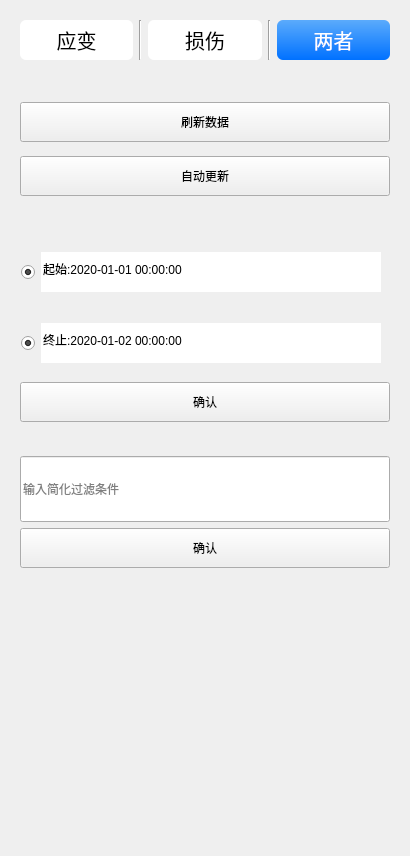
         <widget class="QWidget" name="tab_query">
          <attribute name="icon">
           <iconset>
            <normaloff>:/ico_1/查询2.png</normaloff>
            <normalon>:/ico_1/查询.png</normalon>:/ico_1/查询2.png</iconset>
          </attribute>
          <attribute name="title">
           <string>数据查询</string>
          </attribute>
          <layout class="QVBoxLayout" name="verticalLayout_2">
           <item>
            <widget class="QWidget" name="widget_switch" native="true">
             <property name="minimumSize">
              <size>
               <width>388</width>
               <height>0</height>
              </size>
             </property>
             <property name="maximumSize">
              <size>
               <width>388</width>
               <height>60</height>
              </size>
             </property>
             <property name="styleSheet">
              <string notr="true">
QPushButton{
    background-color: rgb(255,255,255);

    color: rgb(0,0,0);

    border-radius: 6px;

    font-size: 20px;
    font-family: Microsoft YaHei;
}

QPushButton:checked{
    background-color: qlineargradient(spread:pad, x1:0.5, y1:1, x2:0.5, y2:0, stop:0 rgba(0, 113, 255, 255), stop:1 rgba(91, 171, 252, 255));
	
	color:rgb(255,255,255);
	
}

QWidget#widget_11{
	background-color: white;
}</string>
             </property>
             <layout class="QHBoxLayout" name="horizontalLayout_16">
              <item>
               <widget class="QPushButton" name="button_switch_strain">
                <property name="minimumSize">
                 <size>
                  <width>0</width>
                  <height>40</height>
                 </size>
                </property>
                <property name="styleSheet">
                 <string notr="true"/>
                </property>
                <property name="text">
                 <string>应变</string>
                </property>
                <property name="checkable">
                 <bool>true</bool>
                </property>
               </widget>
              </item>
              <item>
               <widget class="Line" name="line_3">
                <property name="orientation">
                 <enum>Qt::Vertical</enum>
                </property>
               </widget>
              </item>
              <item>
               <widget class="QPushButton" name="button_switch_dam">
                <property name="minimumSize">
                 <size>
                  <width>0</width>
                  <height>40</height>
                 </size>
                </property>
                <property name="styleSheet">
                 <string notr="true"/>
                </property>
                <property name="text">
                 <string>损伤</string>
                </property>
                <property name="checkable">
                 <bool>true</bool>
                </property>
               </widget>
              </item>
              <item>
               <widget class="Line" name="line_7">
                <property name="orientation">
                 <enum>Qt::Vertical</enum>
                </property>
               </widget>
              </item>
              <item>
               <widget class="QPushButton" name="button_switch_strainAndDam">
                <property name="minimumSize">
                 <size>
                  <width>0</width>
                  <height>40</height>
                 </size>
                </property>
                <property name="styleSheet">
                 <string notr="true"/>
                </property>
                <property name="text">
                 <string>两者</string>
                </property>
                <property name="checkable">
                 <bool>true</bool>
                </property>
                <property name="checked">
                 <bool>true</bool>
                </property>
               </widget>
              </item>
             </layout>
            </widget>
           </item>
           <item>
            <spacer name="verticalSpacer_7">
             <property name="orientation">
              <enum>Qt::Vertical</enum>
             </property>
             <property name="sizeType">
              <enum>QSizePolicy::Fixed</enum>
             </property>
             <property name="sizeHint" stdset="0">
              <size>
               <width>175</width>
               <height>10</height>
              </size>
             </property>
            </spacer>
           </item>
           <item>
            <widget class="QWidget" name="widget_shortcut" native="true">
             <property name="minimumSize">
              <size>
               <width>0</width>
               <height>130</height>
              </size>
             </property>
             <property name="maximumSize">
              <size>
               <width>16777215</width>
               <height>130</height>
              </size>
             </property>
             <property name="styleSheet">
              <string notr="true">QWidget#widget_12{
	background-color: white;
}</string>
             </property>
             <layout class="QGridLayout" name="gridLayout_13">
              <item row="0" column="0">
               <widget class="QPushButton" name="button_showAllData">
                <property name="minimumSize">
                 <size>
                  <width>0</width>
                  <height>40</height>
                 </size>
                </property>
                <property name="styleSheet">
                 <string notr="true"/>
                </property>
                <property name="text">
                 <string>刷新数据</string>
                </property>
                <property name="icon">
                 <iconset resource="ico.qrc">
                  <normaloff>:/ico/18.png</normaloff>
                  <normalon>:/ico_1/刷新(1).png</normalon>:/ico/18.png</iconset>
                </property>
               </widget>
              </item>
              <item row="1" column="0">
               <widget class="QPushButton" name="button_autoUpdate">
                <property name="minimumSize">
                 <size>
                  <width>0</width>
                  <height>40</height>
                 </size>
                </property>
                <property name="styleSheet">
                 <string notr="true"/>
                </property>
                <property name="text">
                 <string>自动更新</string>
                </property>
                <property name="icon">
                 <iconset resource="ico.qrc">
                  <normaloff>:/ico/1.png</normaloff>:/ico/1.png</iconset>
                </property>
               </widget>
              </item>
             </layout>
            </widget>
           </item>
           <item>
            <spacer name="verticalSpacer_6">
             <property name="orientation">
              <enum>Qt::Vertical</enum>
             </property>
             <property name="sizeType">
              <enum>QSizePolicy::Fixed</enum>
             </property>
             <property name="sizeHint" stdset="0">
              <size>
               <width>175</width>
               <height>10</height>
              </size>
             </property>
            </spacer>
           </item>
           <item>
            <widget class="QWidget" name="widget_queryByTime" native="true">
             <property name="sizePolicy">
              <sizepolicy hsizetype="Preferred" vsizetype="Expanding">
               <horstretch>0</horstretch>
               <verstretch>0</verstretch>
              </sizepolicy>
             </property>
             <property name="minimumSize">
              <size>
               <width>0</width>
               <height>200</height>
              </size>
             </property>
             <property name="maximumSize">
              <size>
               <width>16777215</width>
               <height>200</height>
              </size>
             </property>
             <property name="styleSheet">
              <string notr="true">QWidget#widget_8{
	background-color: white;
}</string>
             </property>
             <layout class="QGridLayout" name="gridLayout_12">
              <item row="0" column="0">
               <widget class="QWidget" name="widget_timeStart" native="true">
                <layout class="QHBoxLayout" name="horizontalLayout_14">
                 <property name="leftMargin">
                  <number>1</number>
                 </property>
                 <item>
                  <widget class="QRadioButton" name="radioButton_timestart">
                   <property name="sizePolicy">
                    <sizepolicy hsizetype="Minimum" vsizetype="Fixed">
                     <horstretch>0</horstretch>
                     <verstretch>0</verstretch>
                    </sizepolicy>
                   </property>
                   <property name="styleSheet">
                    <string notr="true"/>
                   </property>
                   <property name="text">
                    <string/>
                   </property>
                   <property name="checked">
                    <bool>true</bool>
                   </property>
                  </widget>
                 </item>
                 <item>
                  <widget class="QDateTimeEdit" name="dateTimeEdit_start">
                   <property name="sizePolicy">
                    <sizepolicy hsizetype="Expanding" vsizetype="Fixed">
                     <horstretch>0</horstretch>
                     <verstretch>0</verstretch>
                    </sizepolicy>
                   </property>
                   <property name="minimumSize">
                    <size>
                     <width>0</width>
                     <height>40</height>
                    </size>
                   </property>
                   <property name="styleSheet">
                    <string notr="true"/>
                   </property>
                   <property name="frame">
                    <bool>false</bool>
                   </property>
                   <property name="buttonSymbols">
                    <enum>QAbstractSpinBox::NoButtons</enum>
                   </property>
                   <property name="dateTime">
                    <datetime>
                     <hour>0</hour>
                     <minute>0</minute>
                     <second>0</second>
                     <year>2020</year>
                     <month>1</month>
                     <day>1</day>
                    </datetime>
                   </property>
                   <property name="displayFormat">
                    <string>起始:yyyy-MM-dd HH:mm:ss</string>
                   </property>
                  </widget>
                 </item>
                </layout>
               </widget>
              </item>
              <item row="1" column="0">
               <widget class="QWidget" name="widget_timeEnd" native="true">
                <layout class="QHBoxLayout" name="horizontalLayout_15">
                 <property name="leftMargin">
                  <number>1</number>
                 </property>
                 <item>
                  <widget class="QRadioButton" name="radioButton_timeEnd">
                   <property name="text">
                    <string/>
                   </property>
                   <property name="checked">
                    <bool>true</bool>
                   </property>
                  </widget>
                 </item>
                 <item>
                  <widget class="QDateTimeEdit" name="dateTimeEdit_end">
                   <property name="sizePolicy">
                    <sizepolicy hsizetype="Expanding" vsizetype="Fixed">
                     <horstretch>0</horstretch>
                     <verstretch>0</verstretch>
                    </sizepolicy>
                   </property>
                   <property name="minimumSize">
                    <size>
                     <width>0</width>
                     <height>40</height>
                    </size>
                   </property>
                   <property name="styleSheet">
                    <string notr="true"/>
                   </property>
                   <property name="frame">
                    <bool>false</bool>
                   </property>
                   <property name="buttonSymbols">
                    <enum>QAbstractSpinBox::NoButtons</enum>
                   </property>
                   <property name="dateTime">
                    <datetime>
                     <hour>0</hour>
                     <minute>0</minute>
                     <second>0</second>
                     <year>2020</year>
                     <month>1</month>
                     <day>2</day>
                    </datetime>
                   </property>
                   <property name="displayFormat">
                    <string>终止:yyyy-MM-dd HH:mm:ss</string>
                   </property>
                  </widget>
                 </item>
                </layout>
               </widget>
              </item>
              <item row="2" column="0">
               <widget class="QPushButton" name="Button_queryByTime">
                <property name="minimumSize">
                 <size>
                  <width>60</width>
                  <height>40</height>
                 </size>
                </property>
                <property name="maximumSize">
                 <size>
                  <width>16777215</width>
                  <height>40</height>
                 </size>
                </property>
                <property name="styleSheet">
                 <string notr="true"/>
                </property>
                <property name="text">
                 <string>确认</string>
                </property>
                <property name="icon">
                 <iconset resource="ico.qrc">
                  <normaloff>:/ico/12.png</normaloff>:/ico/12.png</iconset>
                </property>
               </widget>
              </item>
             </layout>
            </widget>
           </item>
           <item>
            <spacer name="verticalSpacer_5">
             <property name="orientation">
              <enum>Qt::Vertical</enum>
             </property>
             <property name="sizeType">
              <enum>QSizePolicy::Fixed</enum>
             </property>
             <property name="sizeHint" stdset="0">
              <size>
               <width>175</width>
               <height>10</height>
              </size>
             </property>
            </spacer>
           </item>
           <item>
            <widget class="QWidget" name="widget_queryBySQL" native="true">
             <property name="sizePolicy">
              <sizepolicy hsizetype="Preferred" vsizetype="Preferred">
               <horstretch>0</horstretch>
               <verstretch>0</verstretch>
              </sizepolicy>
             </property>
             <property name="minimumSize">
              <size>
               <width>0</width>
               <height>130</height>
              </size>
             </property>
             <property name="maximumSize">
              <size>
               <width>16777215</width>
               <height>130</height>
              </size>
             </property>
             <property name="styleSheet">
              <string notr="true">QWidget#widget_9{
	background-color: white;
}</string>
             </property>
             <layout class="QVBoxLayout" name="verticalLayout">
              <item>
               <widget class="QLineEdit" name="lineEdit_queryBySimplifiedSql">
                <property name="sizePolicy">
                 <sizepolicy hsizetype="Expanding" vsizetype="Minimum">
                  <horstretch>0</horstretch>
                  <verstretch>0</verstretch>
                 </sizepolicy>
                </property>
                <property name="minimumSize">
                 <size>
                  <width>0</width>
                  <height>40</height>
                 </size>
                </property>
                <property name="styleSheet">
                 <string notr="true"/>
                </property>
                <property name="placeholderText">
                 <string>输入简化过滤条件</string>
                </property>
               </widget>
              </item>
              <item>
               <widget class="QPushButton" name="Button_queryBySimplifiedSql">
                <property name="sizePolicy">
                 <sizepolicy hsizetype="Minimum" vsizetype="Minimum">
                  <horstretch>0</horstretch>
                  <verstretch>0</verstretch>
                 </sizepolicy>
                </property>
                <property name="minimumSize">
                 <size>
                  <width>60</width>
                  <height>40</height>
                 </size>
                </property>
                <property name="maximumSize">
                 <size>
                  <width>16777215</width>
                  <height>40</height>
                 </size>
                </property>
                <property name="styleSheet">
                 <string notr="true"/>
                </property>
                <property name="text">
                 <string>确认</string>
                </property>
                <property name="icon">
                 <iconset resource="ico.qrc">
                  <normaloff>:/ico/12.png</normaloff>:/ico/12.png</iconset>
                </property>
               </widget>
              </item>
             </layout>
            </widget>
           </item>
           <item>
            <spacer name="verticalSpacer_3">
             <property name="orientation">
              <enum>Qt::Vertical</enum>
             </property>
             <property name="sizeHint" stdset="0">
              <size>
               <width>20</width>
               <height>268</height>
              </size>
             </property>
            </spacer>
           </item>
          </layout>
         </widget>
